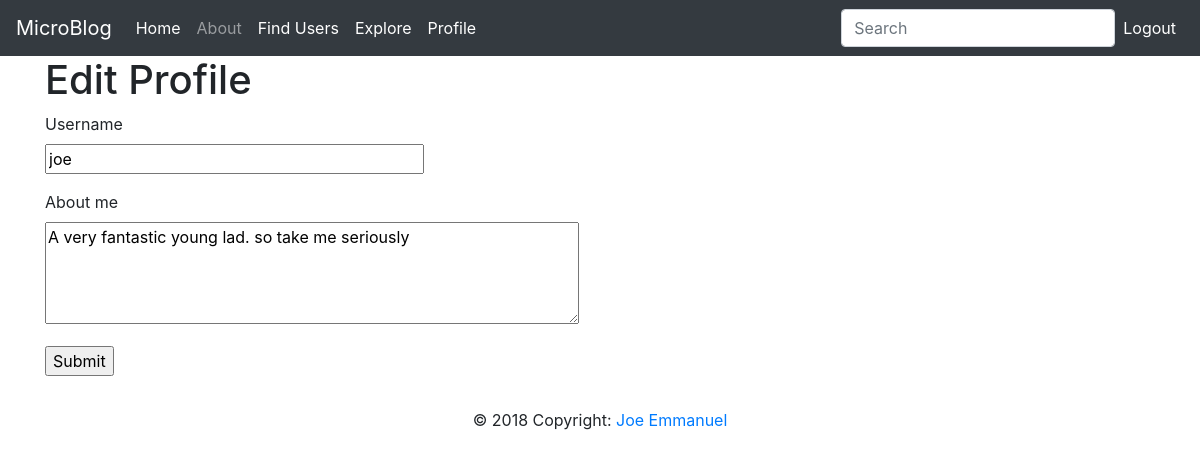
/edit_profile (signed in), run on the app's committed database.
### app/models.py (models this page shows, shortened)
class User(UserMixin, db.Model):
    __tablename__ = 'user'
    id = db.Column(db.Integer, primary_key=True)
    username = db.Column(db.String(64), index=True, unique=True)
    email = db.Column(db.String(64), index=True, unique=True)
    password_hash = db.Column(db.String(128))
    posts = db.relationship('Post', backref='author', lazy='dynamic')
    about_me = db.Column(db.String(140))
    last_seen = db.Column(db.DateTime, default=datetime.utcnow)
    followed = db.relationship(
        'User', secondary=followers,
        primaryjoin=(followers.c.follower_id == id),
        secondaryjoin=(followers.c.followed_id == id),
        backref=db.backref('followers', lazy='dynamic'), lazy='dynamic')

### app/main/routes.py (the view)
@bp.route('/edit_profile', methods=['GET', 'POST'])
@login_required
def edit_profile():
    form = EditProfileForm(current_user.username)
    if form.validate_on_submit():
        current_user.username = form.username.data
        current_user.about_me = form.about_me.data
        db.session.commit()
        flash('You changes have been saved.', 'success')
        return redirect(url_for('main.user', username=current_user.username))
    elif request.method == 'GET':
        form.username.data = current_user.username
        form.about_me.data = current_user.about_me
    return render_template('edit_profile.html', title='Edit Profile', form=form)

### app/main/forms.py (shortened to what this page needs)
class SearchForm(FlaskForm):
    q = StringField('Search', validators=[DataRequired()])
    def __init__(self, *args, **kwargs):
        if 'formdata' not in kwargs:
            kwargs['formdata'] = request.args
        if 'csrf_enabled' not in kwargs:
            kwargs['csrf_enabled'] = False
        super(SearchForm, self).__init__(*args, **kwargs)

class EditProfileForm(FlaskForm):
    username = StringField('Username', validators=[DataRequired()])
    about_me = TextAreaField('About me', validators=[Length(min=0, max=140)])
    submit = SubmitField('Submit')
    def __init__(self, original_username, *args, **kwargs):
        super(EditProfileForm, self).__init__(*args, **kwargs)
        self.original_username = original_username

### app/main/routes.py (called while the page is built)
@bp.before_request
def before_request():
    if current_user.is_authenticated:
        current_user.last_seen = datetime.utcnow()
        db.session.commit()
        g.search_form = SearchForm()

### app/models.py (called while the page is built)
@login.user_loader
def loaded_user(id):
    return User.query.get(int(id))

### app/templates/edit_profile.html (shortened to what this page needs)
{% extends "base.html" %}
{% block content %}
    <h1>Edit Profile</h1>
    <form action="" method="post">
        <p>
            {{ form.username.label }}<br>
            {{ form.username(size=32) }}<br>
        </p>
        <p>
            {{ form.about_me.label }}<br>
            {{ form.about_me(cols=50, rows=4) }}<br>
        </p>
        <p>{{ form.submit() }}</p>
    </form>
{% endblock %}

### data on the page
User: username "joe", about_me "A very fantastic young lad. so take me seriously"
